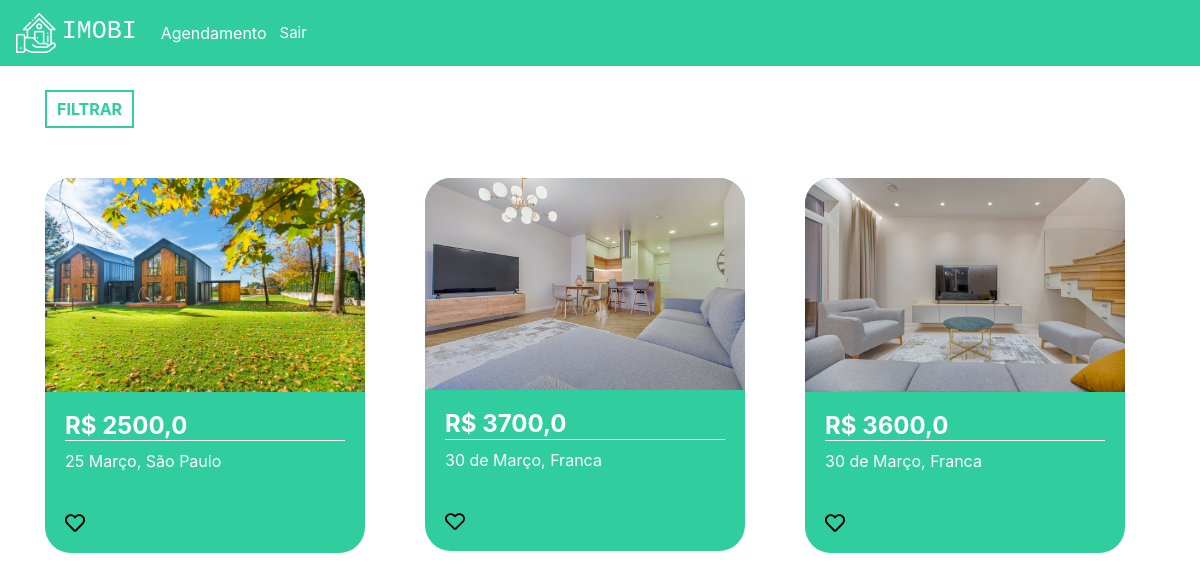
The app's page / (signed in) with its own data.
### plataforma/models.py (models this page shows, shortened)
class Imovel(models.Model):
    choices = (('V', 'Venda'),
               ('A', 'Aluguel'))
    choices_imovel = (('A', 'Apartamento'),
                      ('C', 'Casa'))
    imagens = models.ManyToManyField(Imagem)
    valor = models.FloatField()
    quartos = models.IntegerField()
    tamanho = models.FloatField()
    cidade = models.ForeignKey(Cidade, on_delete=models.DO_NOTHING)
    rua = models.CharField(max_length=50)
    tipo = models.CharField(max_length=1, choices=choices)
    tipo_imovel = models.CharField(max_length=1, choices=choices_imovel)
    numero = models.IntegerField()
    descricao = models.TextField()
    dias_visita = models.ManyToManyField(DiasVisita)
    horarios = models.ManyToManyField(Horario)
    def __str__(self) -> str:
        return self.rua

class Imagem(models.Model):
    img = models.ImageField(upload_to='img')

class Cidade(models.Model):
    nome = models.CharField(max_length=30)
    def __str__(self) -> str:
        return self.nome

### plataforma/views.py (the view)
# urls.py: 2. Add a URL to urlpatterns:  path('', views.home, name='home')
@login_required(login_url='/auth/logar')
def home(request):
    preco_minimo = request.GET.get('preco_minimo')
    preco_maximo = request.GET.get('preco_maximo')
    cidade = request.GET.get('cidade')
    tipo = request.GET.getlist('tipo')
    imoveis = Imovel.objects.all()
    cidades = Cidade.objects.all()
    print(imoveis)
    if preco_minimo or preco_maximo or cidade or tipo:
        if not preco_minimo:
            preco_minimo = 0
        if not preco_maximo:
            preco_maximo = 999999999
        if not tipo:
            tipo = ['A', 'C']
        imoveis = Imovel.objects.filter(valor__gte=preco_minimo) \
            .filter(valor__lte=preco_maximo) \
            .filter(tipo_imovel__in=tipo).filter(cidade=cidade)
    else:
        imoveis = Imovel.objects.all()
    return render(request, 'home.html', {'imoveis': imoveis, 'cidades': cidades})

### plataforma/templates/home.html (shortened to what this page needs)
{% extends 'base.html' %}
{% load static %}
{% block 'head' %}
<link rel="stylesheet" href="{% static 'plataforma/css/home.css' %}">
{% endblock %}
{% block 'body' %}
<div class="container">
    <br>
    <button type="button" class="btn_filtrar" data-toggle="modal"
            data-target="#exampleModal">
        FILTRAR
    </button>
    <div class="row">
        {% for imovel in imoveis %}
        <div class="col-md cont">
            <div class="card_imovel">
                <img class="img_capa_imovel" src="{{imovel.imagens.all.0.img.url}}">
                <div class="informacoes_imoveis">
                    <a class="a_none" href="{% url 'imovel' imovel.id %}"><h4 class="valor">R$ {{imovel.valor}}</h4></a>
                    <p>{{imovel.rua}}, {{imovel.cidade}}</p>
                    <br>
                    <img width="7%" src="{% static 'plataforma/img/heart.svg' %}">
                </div>
            </div>
        </div>
        {% endfor %}
    </div>
</div>
{% endblock %}

### templates/static/plataforma/css/home.css (style rules this page uses)
.card_imovel { background-color: #30CD9E; width: 20rem; margin-top: 50px; border-radius: 26px; }
.img_capa_imovel { width: 100%; border-top-left-radius: 26px; border-top-right-radius: 26px; }
.informacoes_imoveis { padding: 20px; color: white; }
.valor { font-weight: bold; border-bottom: 1px solid white; }
.btn_filtrar { border: none; background-color: transparent; border: 2px solid #30CD9E; color: #30CD9E; padding: 5px 10px 5px 10px; font-weight: bold; }
.a_none { color: white; }

### records on screen
Imovel: imagens.all.0.img (picture), valor "2500,0", rua "25 Março", cidade "São Paulo"
Imovel: imagens.all.0.img (picture), valor "3700,0", rua "30 de Março", cidade "Franca"
Imovel: imagens.all.0.img (picture), valor "3600,0", rua "30 de Março", cidade "Franca"
